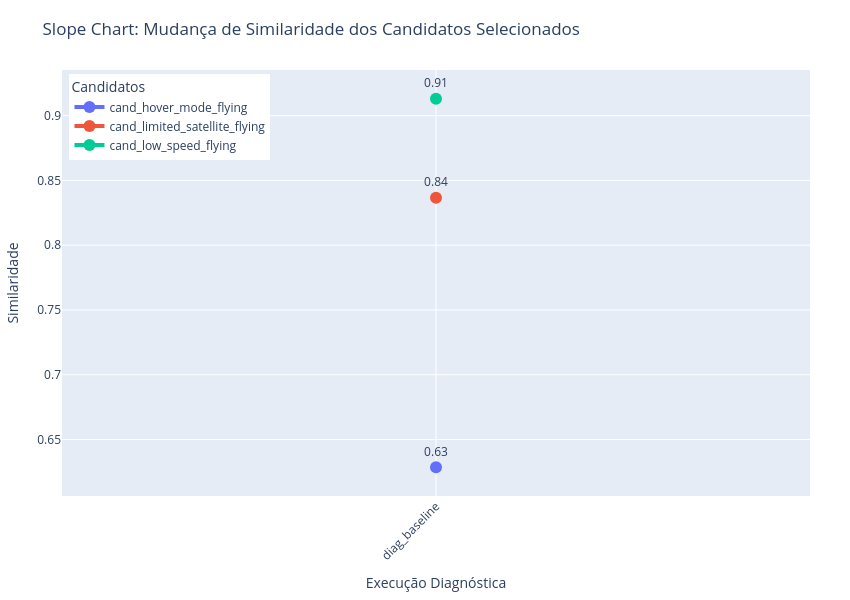

Here is the notebook cell this chart was saved with:
### Code cell
import pandas as pd
import plotly.graph_objects as go

# Carregar e preparar os dados
diagnosis_order = [
    "remove_90_then", "remove_60_then", "remove_30_then", 
    "remove_90_given", "remove_60_given", "remove_30_given", 
    "diag_baseline", 
    "add_30_given", "add_60_given", "add_90_given", 
    "add_30_then", "add_60_then", "add_90_then"
]

df_pivot = df.pivot(index="candidate_name", columns="diagnosed_name", values="similarity_result")
df_pivot = df_pivot[[col for col in diagnosis_order if col in df_pivot.columns]]

# Gerar o Slope Chart com melhor proporção e destaque visual
fig = go.Figure()
for cand in df_pivot.index:
    fig.add_trace(go.Scatter(
        x=df_pivot.columns,
        y=df_pivot.loc[cand],
        mode='lines+markers+text',
        text=[f'{y:.2f}' for y in df_pivot.loc[cand]],  # Mostra o valor em cada ponto
        textposition="top center",
        name=str(cand),
        line=dict(width=4),
        marker=dict(size=12)
    ))
fig.update_layout(
    title='Slope Chart: Mudança de Similaridade dos Candidatos Selecionados',
    xaxis_title='Execução Diagnóstica',
    yaxis_title='Similaridade',
    xaxis=dict(tickangle=-45),
    width=850,   # largura reduzida
    height=600,  # altura aumentada
    legend=dict(
        title="Candidatos",
        yanchor="top",
        y=0.99,
        xanchor="left",
        x=0.01
    ),
    margin=dict(l=40, r=40, t=70, b=90)
)
fig.show()

### Figure 1 — Plotly figure (JSON) as saved in the notebook; plotly's stock layout.template omitted (floating-point values rounded to 4 significant figures)
{"data": [{"line": {"width": 4}, "marker": {"size": 12}, "mode": "lines+markers+text", "name": "cand_hover_mode_flying", "text": ["0.63"], "textposition": "top center", "type": "scatter", "x": ["diag_baseline"], "y": [0.6286]}, {"line": {"width": 4}, "marker": {"size": 12}, "mode": "lines+markers+text", "name": "cand_limited_satellite_flying", "text": ["0.84"], "textposition": "top center", "type": "scatter", "x": ["diag_baseline"], "y": [0.8367]}, {"line": {"width": 4}, "marker": {"size": 12}, "mode": "lines+markers+text", "name": "cand_low_speed_flying", "text": ["0.91"], "textposition": "top center", "type": "scatter", "x": ["diag_baseline"], "y": [0.913]}], "layout": {"height": 600, "legend": {"title": {"text": "Candidatos"}, "x": 0.01, "xanchor": "left", "y": 0.99, "yanchor": "top"}, "margin": {"b": 90, "l": 40, "r": 40, "t": 70}, "title": {"text": "Slope Chart: Mudança de Similaridade dos Candidatos Selecionados"}, "width": 850, "xaxis": {"tickangle": -45, "title": {"text": "Execução Diagnóstica"}}, "yaxis": {"title": {"text": "Similaridade"}}}}
